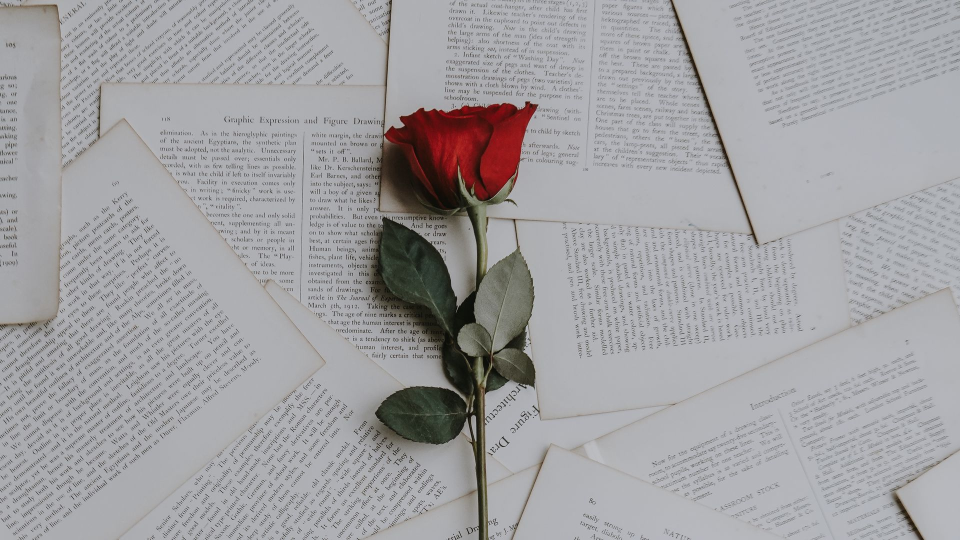
#> input picture data/flower.jpg, 1920 x 1080 px (shown at 1/2 size)
$ python tutorial1.py
#> lines starting #> are read from the running program, lines starting #| are printed output that depends on the picture
import cv2

# loading an image
img = cv2.imread('data/flower.jpg', -1)
#> img is the input picture: shape (1080, 1920, 3); mean B, G, R 162.8, 160.2, 161.1
# img = cv2.resize(img, (700, 500))
img = cv2.resize(img, (0, 0), fx=0.5, fy=0.5)
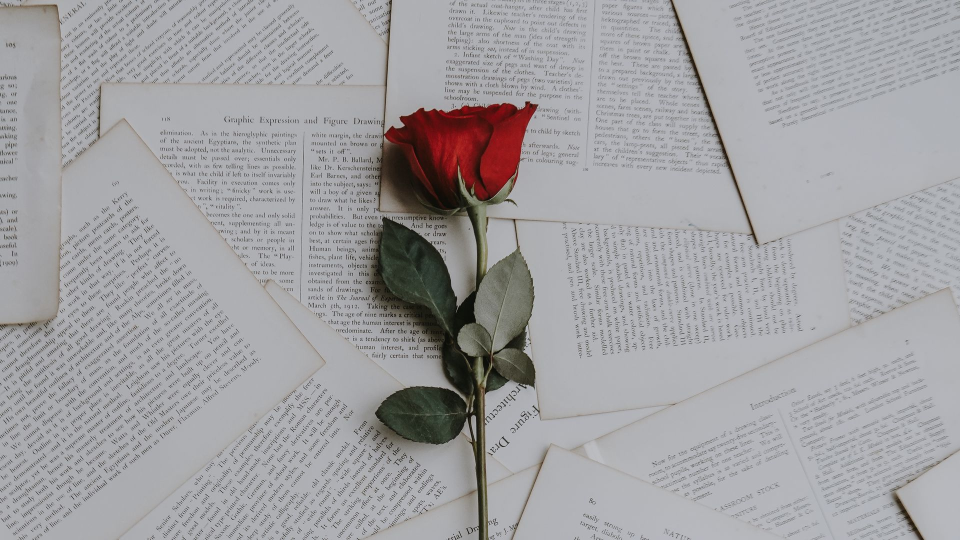
#> img: shape (540, 960, 3); mean B, G, R 162.9, 160.3, 161.2

cv2.imshow('Image', img)
cv2.waitKey(0)
cv2.destroyAllWindows()

img = cv2.rotate(img, cv2.ROTATE_90_CLOCKWISE)
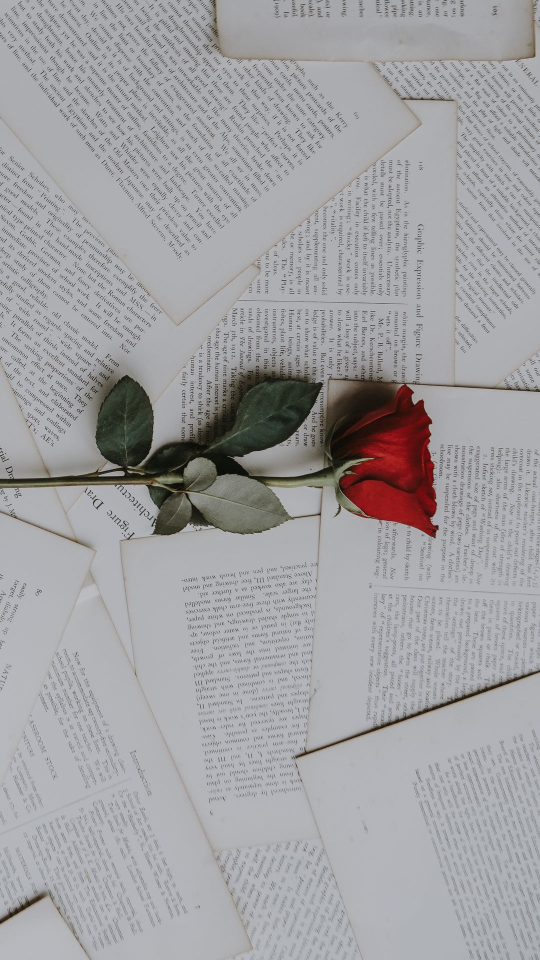
#> img: shape (960, 540, 3); mean B, G, R 162.9, 160.3, 161.2

cv2.imshow('Image', img)
cv2.waitKey(0)
cv2.destroyAllWindows()

cv2.imwrite('data/new_img.jpg', img)

$ run again, with data/butterfly.jpg copied over data/flower.jpg
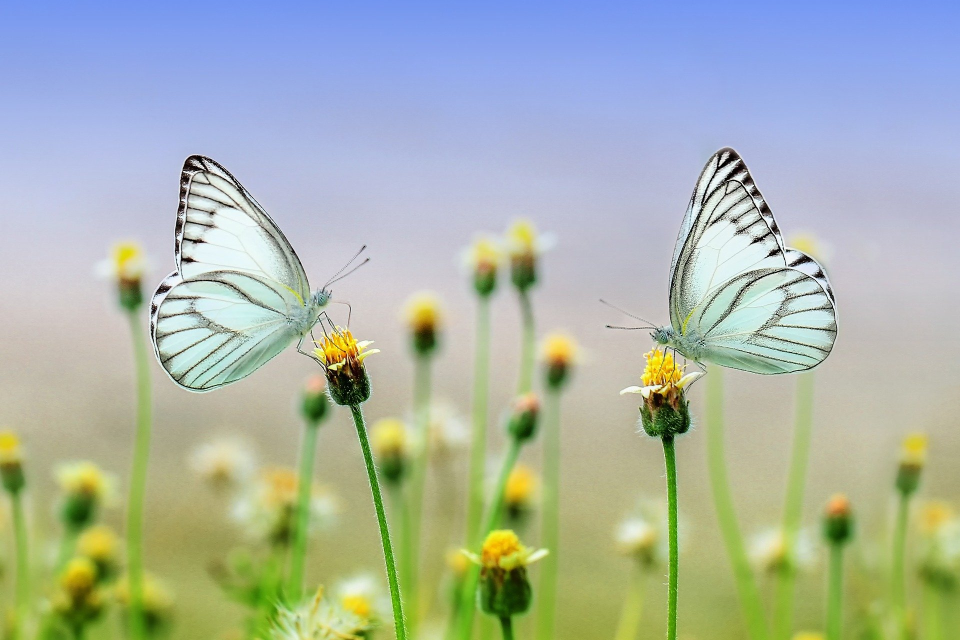
#> input picture data/butterfly.jpg, 1920 x 1280 px (shown at 1/2 size)
#> img is the input picture: shape (1280, 1920, 3); mean B, G, R 168.4, 180.3, 169.6
#> `img = cv2.resize(img, (0, 0), fx=0.5, fy=0.5)`:
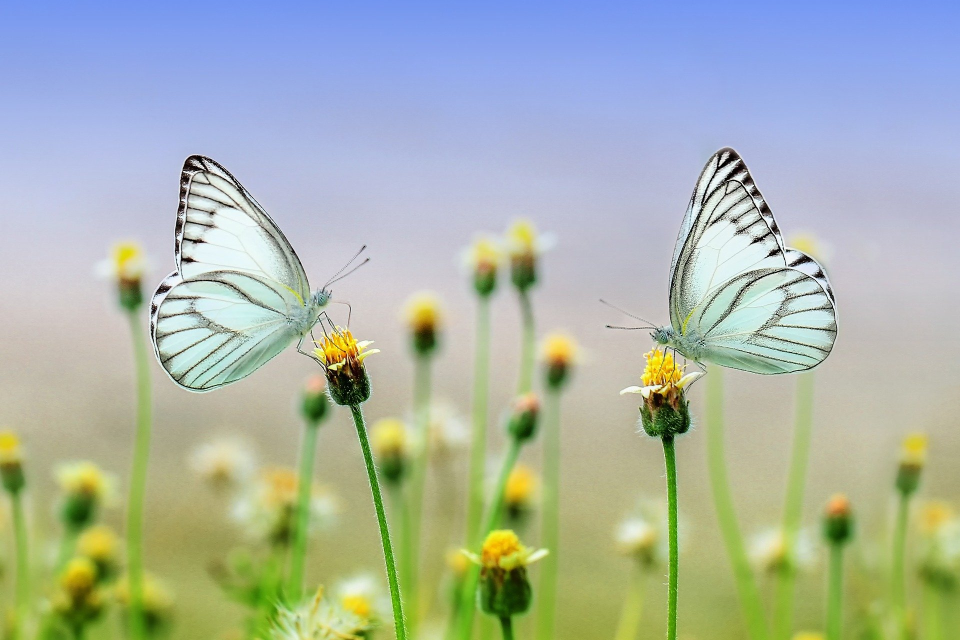
#> img: shape (640, 960, 3); mean B, G, R 168.5, 180.5, 169.7
#> `img = cv2.rotate(img, cv2.ROTATE_90_CLOCKWISE)`:
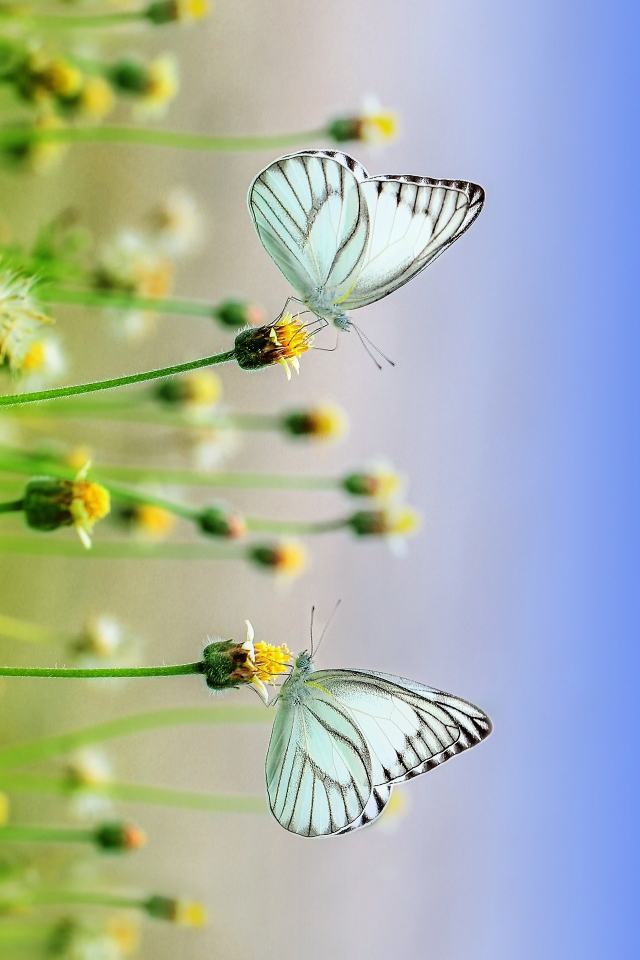
#> img: shape (960, 640, 3); mean B, G, R 168.5, 180.5, 169.7
